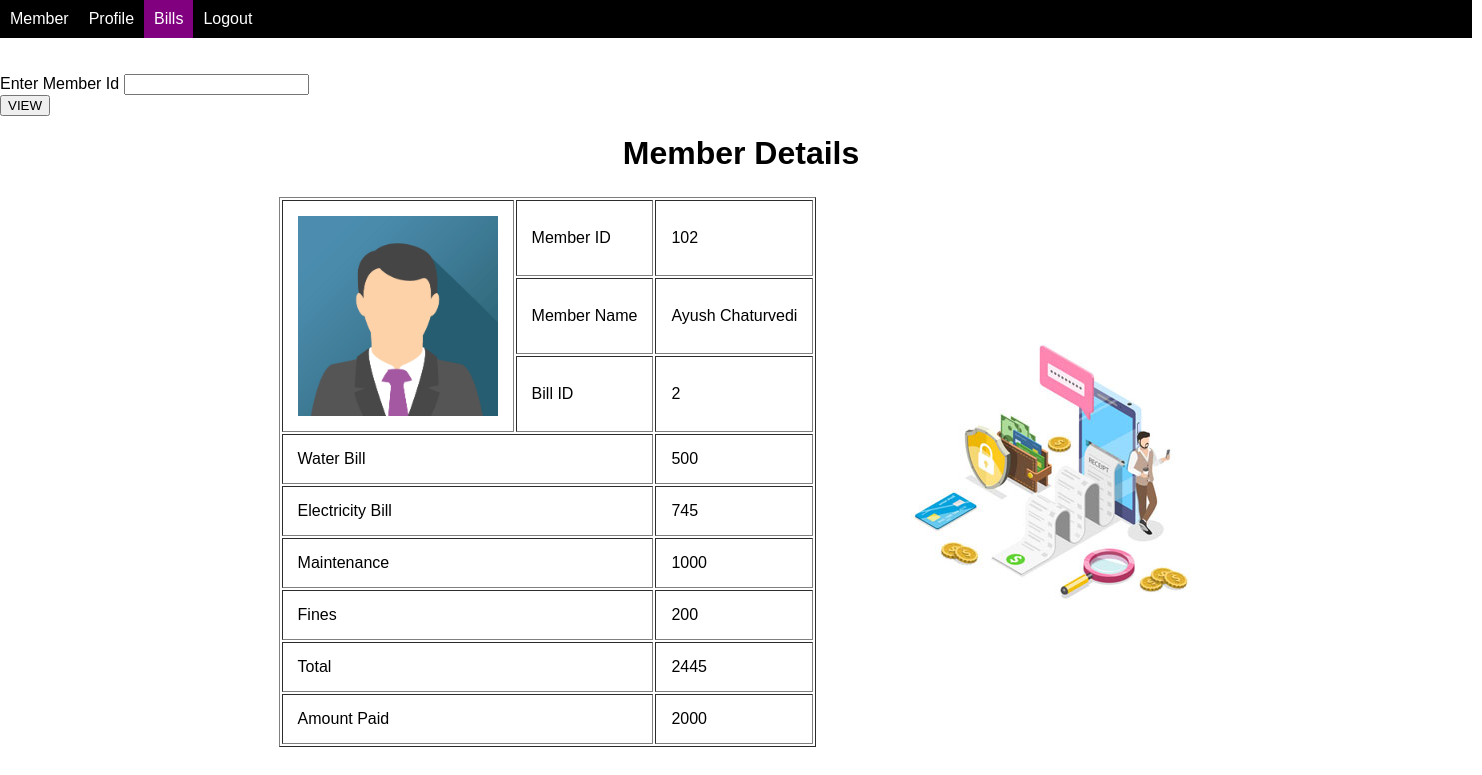
Page /viewAd.php?mid=102 on the committed database.
### tables this page shows
CREATE TABLE `bill` (
  `bid` int(100) NOT NULL,
  `member_id` int(100) NOT NULL,
  `water_bill` int(100) NOT NULL,
  `electricity_bill` int(100) NOT NULL,
  `maintenance` int(100) NOT NULL,
  `fines` int(100) NOT NULL,
  `amt_paid` int(100) NOT NULL
);

CREATE TABLE `profile` (
  `member_id` int(100) NOT NULL,
  `member_name` varchar(100) NOT NULL,
  `wife_name` varchar(100) NOT NULL,
  `son_name` varchar(100) NOT NULL,
  `daughter_name` varchar(100) NOT NULL,
  `flats` int(100) NOT NULL,
  `post` varchar(100) NOT NULL,
  `type` varchar(100) NOT NULL
);

### viewAd.php (the view, shortened to what this page needs)
<html>
<head>
<link rel="stylesheet" href="style.css">
</head>
<body alink=white vlink=white link=white background="b3.jpg"  >
<table cellpadding="10" cellspacing="0">
<tr>
<font color=white>
<td bgcolor=black>  <a href="Member.php" style="text-decoration:none">Member</a></td>
<td bgcolor=black>  <a href="ProfileAd.php" style="text-decoration:none">Profile</a></td>
<td bgcolor=purple>  <a href="BillsAd.php" style="text-decoration:none">Bills</a></td>
<td bgcolor=black>  <a  href="Login.php" style="text-decoration:none">Logout</a></td>
<td bgcolor=black style="padding-right:1200px;"></td>
</font>
</tr>
</table>
<br><br><form action="viewAd.php" method=get>
<font color=black>
Enter Member Id <input type=text name=mid><br></font>
<input type=Submit value=VIEW></form>
<table align=center>
<tr><th colspan=3><h1>Member Details</h1></th></tr>
<tr>
<td>
<font color=white>
<table align=center border=1 cellpadding="15" >
<td rowspan=3> <img src="p2.png" alt="img" height=200 width=200></td>
<td>Member ID</td>
<td><?php
$conn = OpenCon();
$mid = mysqli_real_escape_string($conn, $_REQUEST['mid']);
$sql = "SELECT * FROM bill where member_id=".$mid;
$result = $conn->query($sql);
if ($result->num_rows > 0) {
  while($row = $result->fetch_assoc()) {
    echo $row["member_id"];
  }
}
?></td>
</tr>
<tr align=center>
<td>Member Name</td>
<td><?php
$sql = "SELECT * FROM profile where member_id=".$mid;
$result = $conn->query($sql);
if ($result->num_rows > 0) {
  while($row = $result->fetch_assoc()) {
    echo $row["member_name"];
  }
}
?>
</td>
</tr>
<tr>
<td>Bill ID</td>
<td><?php
$sql = "SELECT * FROM bill where member_id=".$mid;
$result = $conn->query($sql);
if ($result->num_rows > 0) {
  while($row = $result->fetch_assoc()) {
    echo $row["bid"];
  }
}
?>
</td>
</tr>
<tr>
<td colspan=2>Water Bill</td>
<td><?php
$sql = "SELECT * FROM bill where member_id=".$mid;
$result = $conn->query($sql);
if ($result->num_rows > 0) {
  while($row = $result->fetch_assoc()) {
    echo $row["water_bill"];
  }
}
?>
</td>
</tr>
<tr>
<td colspan=2>Electricity Bill</td>
<td>
<?php
$sql = "SELECT * FROM bill where member_id=".$mid;
$result = $conn->query($sql);
if ($result->num_rows > 0) {
  while($row = $result->fetch_assoc()) {
    echo $row["electricity_bill"];
  }
}
?></td>
</tr>
<tr>
<td colspan=2>Maintenance</td>
<td>
<?php
$sql = "SELECT * FROM bill where member_id=".$mid;
$result = $conn->query($sql);
if ($result->num_rows > 0) {
  while($row = $result->fetch_assoc()) {
    echo $row["maintenance"];
  }
}
?></td>
</tr>
<tr>
<td colspan=2>Fines</td>
<td><?php
$sql = "SELECT * FROM bill where member_id=".$mid;
$result = $conn->query($sql);
if ($result->num_rows > 0) {
  while($row = $result->fetch_assoc()) {
    echo $row["fines"];
  }
}
?></td>
</tr>
<tr>
<td colspan=2>Total</td>
<td><?php
$sql = "SELECT * FROM bill where member_id=".$mid;
$result = $conn->query($sql);
if ($result->num_rows > 0) {
  while($row = $result->fetch_assoc()) {
    echo $row["water_bill"]+$row["electricity_bill"]+$row["maintenance"]+$row["fines"];
  }
}
?></td>
</tr>
<tr>
<td colspan=2>Amount Paid</td>
<td><?php
$sql = "SELECT * FROM bill where member_id=".$mid;
$result = $conn->query($sql);
if ($result->num_rows > 0) {
  while($row = $result->fetch_assoc()) {
    echo $row["amt_paid"];
  }
}
?></td>
</tr>
</table>
<td style="padding-right:80px;"></td>
<td> <img src="b1.jpg">
</td>
</body>
</html>

### style.css (style rules this page uses)
body { margin: 0; font-family: Arial, Helvetica, sans-serif; }

### rows in the picture
bill: member "102", bid "2", water_bill "500", electricity_bill "745", maintenance "1000", fines "200", $row["water_bill"]+$row["electricity_bill"]+$row["maintenance"]+$row["fines"] "2445", amt_paid "2000"
profile: member_name "Ayush Chaturvedi"
